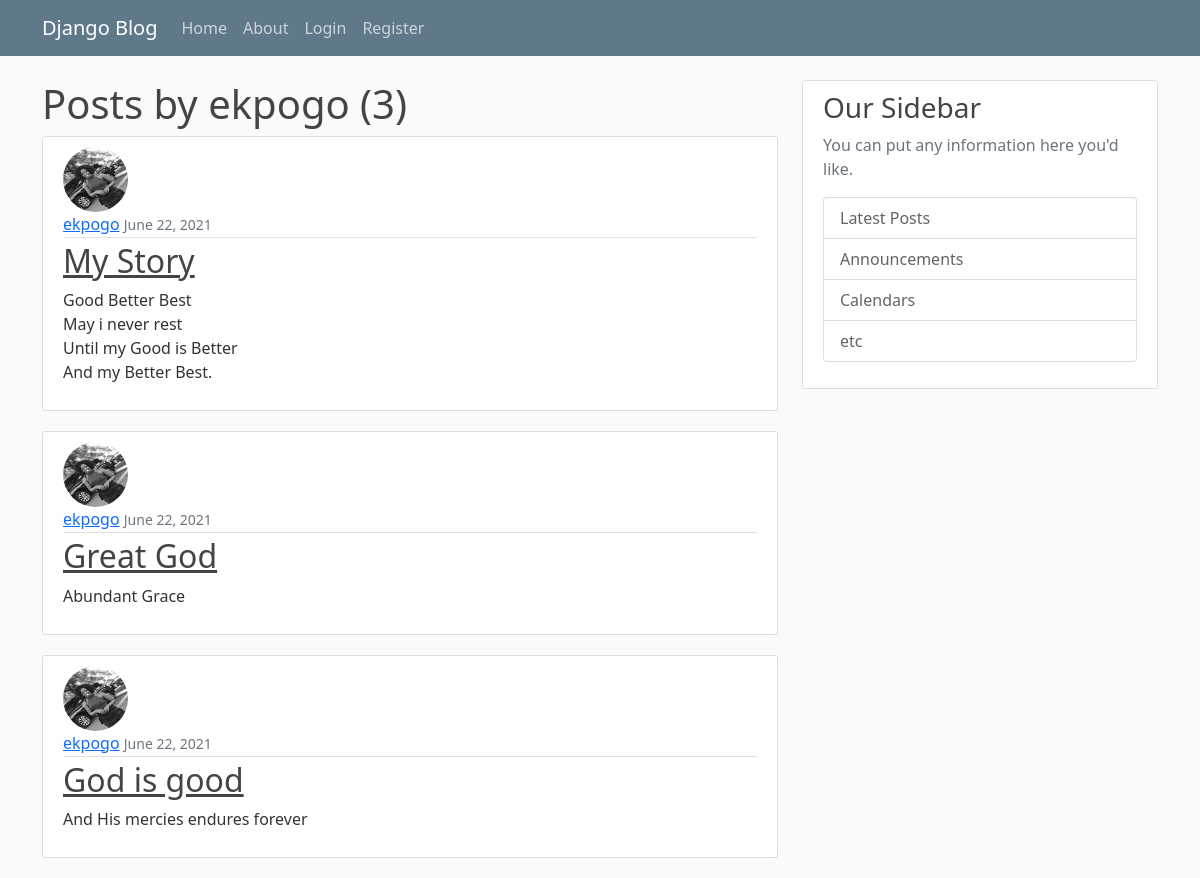
Page /user/ekpogo on the earlier database version.
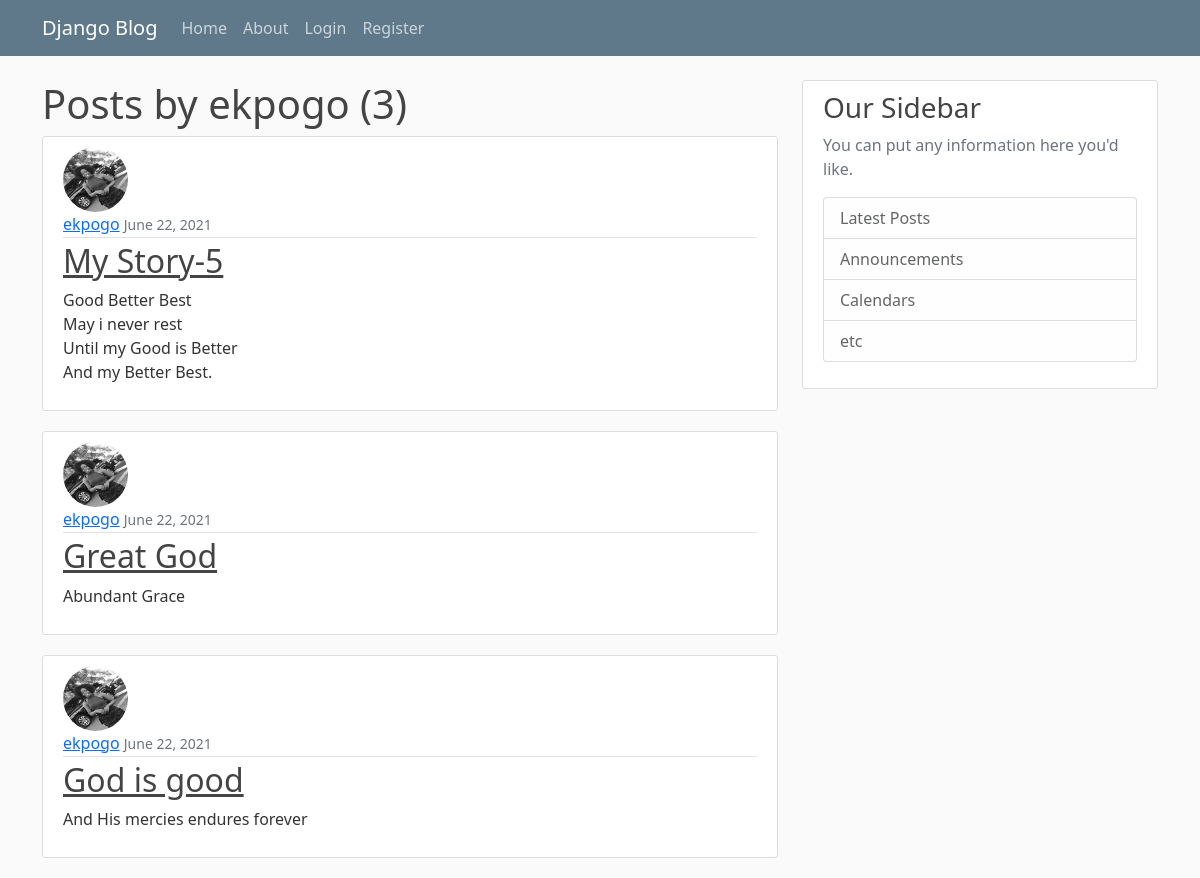
Same page on the later database version.
### blog/models.py (models this page shows, shortened)
class Post(models.Model):
    title = models.CharField(max_length=100)
    content = models.TextField()
    date_posted = models.DateTimeField(default=timezone.now)
    author = models.ForeignKey(User, on_delete=models.CASCADE)

### users/models.py (models this page shows, shortened)
class Profile(models.Model):
    user = models.OneToOneField(User, on_delete=models.CASCADE)
    image = models.ImageField(default='default.jpg',upload_to='profile_pics')
    phone_number = PhoneField(blank=True)

### blog/views.py (the view)
# urls.py: path('user/<str:username>', UserPostListView.as_view(), name='user-posts'),
class UserPostListView(ListView):
    model = Post
    template_name ='blog/user_posts.html'
    context_object_name = 'posts'
    paginate_by = 3
    def get_queryset(self):
        user = get_object_or_404(User, username= self.kwargs.get('username'))
        return Post.objects.filter(author=user).order_by('-date_posted')

### blog/templates/blog/user_posts.html (shortened to what this page needs)
{% extends 'blog/base.html'%}
{% block content %}
<h1>Posts by {{ view.kwargs.username}} ({{ page_obj.paginator.count }})</h1>
  {% for post in posts%}
    <article class="media content-section">
      <img class="rounded-circle article-img" src="{{post.author.profile.image.url}}" alt="">
      <div class="media-body">
        <div class="article-metadata">
          <a class="mr-2" href="{% url 'user-posts' post.author.username %}">{{ post.author }}</a>
          <small class="text-muted">{{ post.date_posted|date:'F d, Y' }}</small>
        </div>
        <h2><a class="article-title" href="{% url 'post-detail' post.id %}">{{ post.title }}</a></h2>
        <p class="article-content">{{ post.content }}</p>
      </div>
    </article>
  {% endfor %}
{% endblock content %}

Differences in the rows shown:
changed Post "Good Better Best May i never rest Until my Good is Better And my Better Best.": title "My Story" → "My Story-5"
